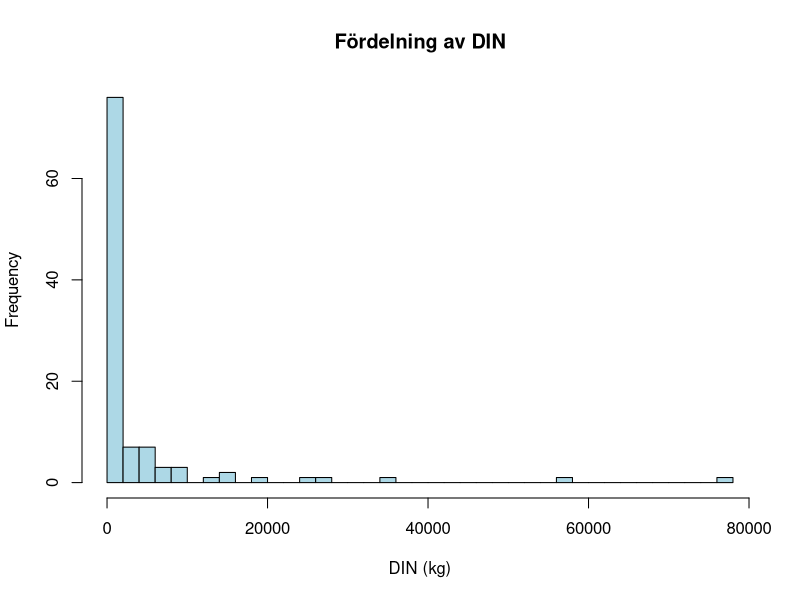
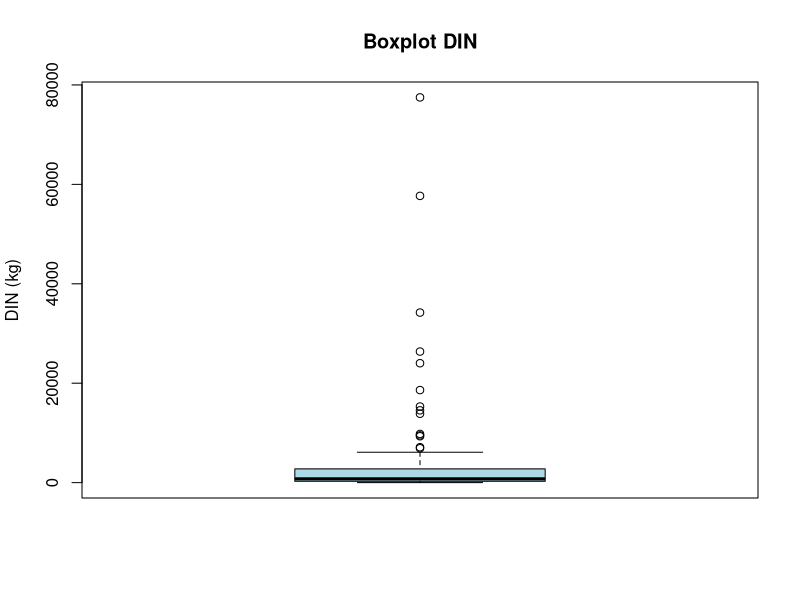
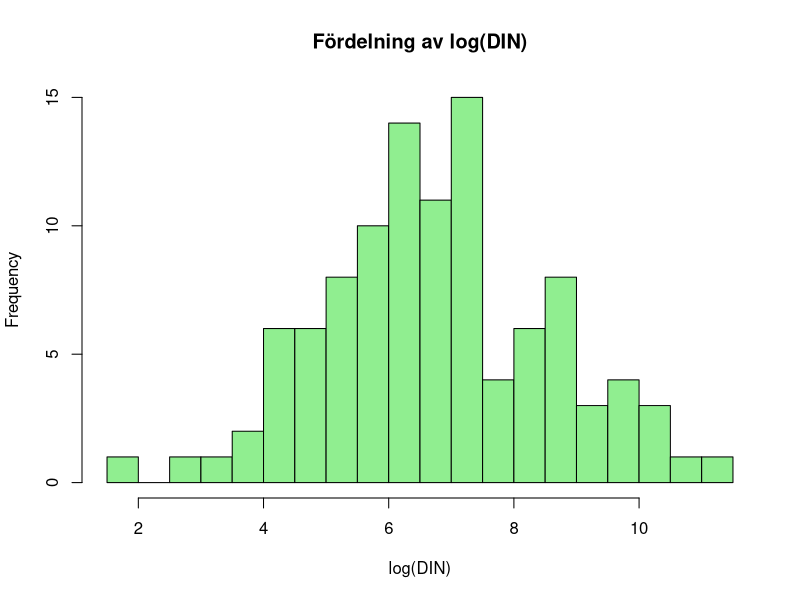
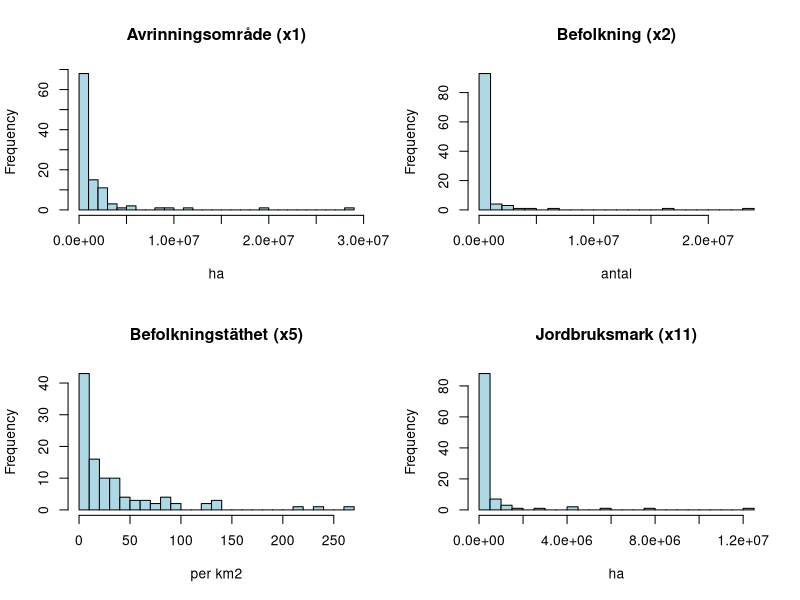
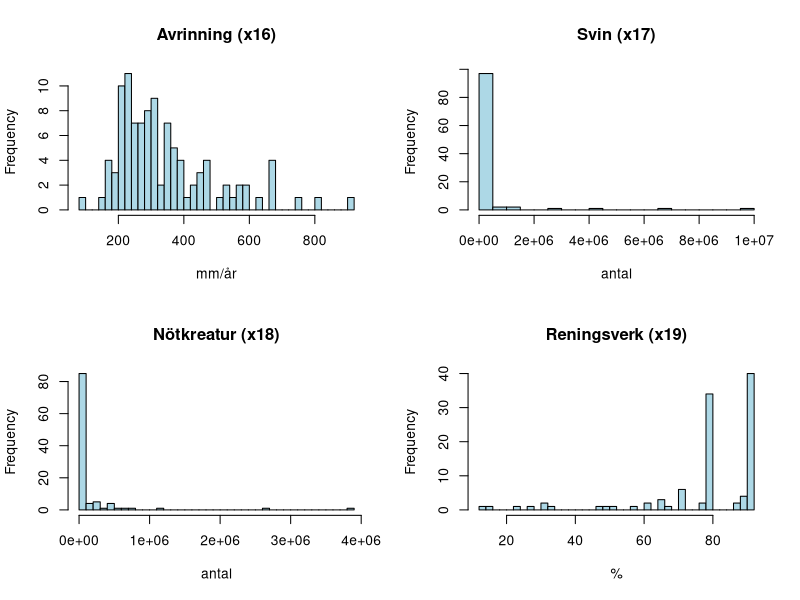
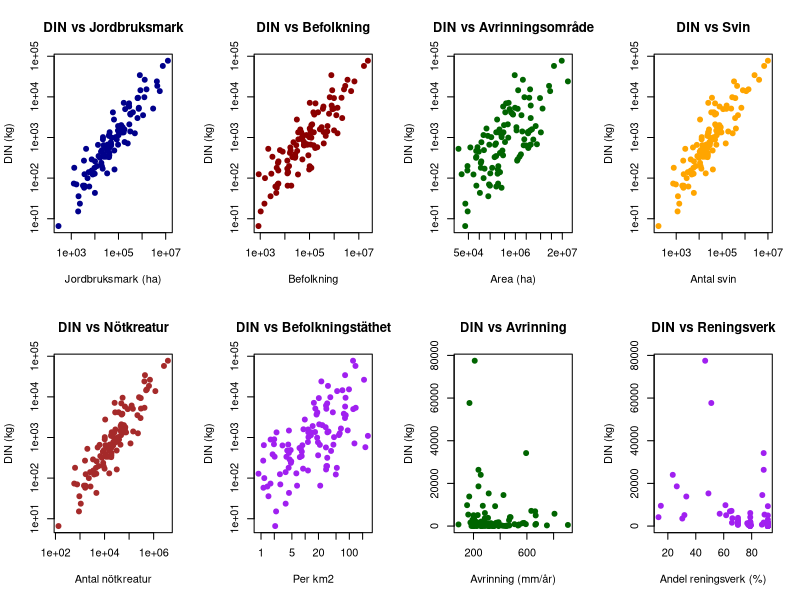
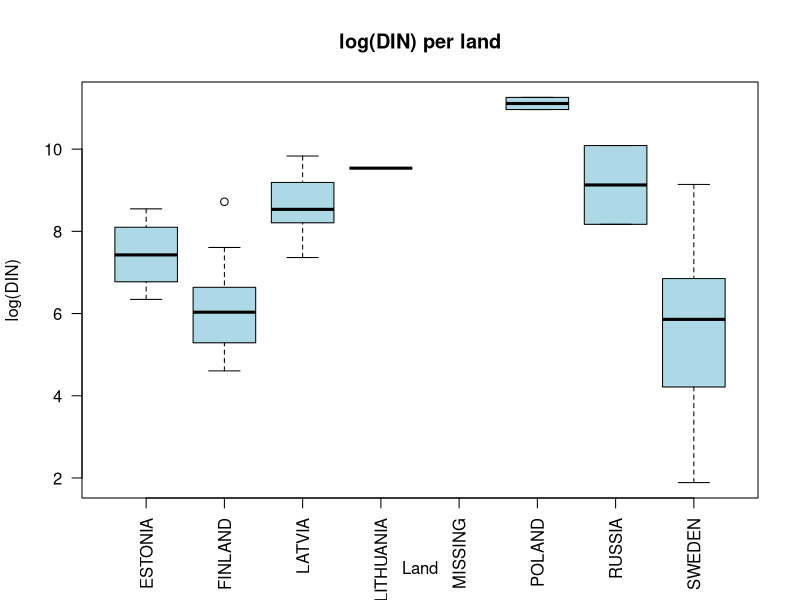

Here is the R script that generated these plots, in order: (Note: this script raises an error after producing the figures.)
## ---- chunk 1
knitr::opts_chunk$set(echo = TRUE)
## ---- chunk 2
din <- read.csv("A8_baltic_DIN.csv" , stringsAsFactors = TRUE)

din$Land <- as.factor(din$x20)
din$Land[din$Land == "MISSING"] <- NA

# Skapa loggade variabler
din$log_y   <- log(din$y)
din$log_x1  <- log(din$x1)
din$log_x2  <- log(din$x2)
din$log_x5  <- log(din$x5)
din$log_x11 <- log(din$x11 + 1)
din$log_x17 <- log(din$x17 + 1)
din$log_x18 <- log(din$x18 + 1)


dim(din)
summary(din)

dim(din)          # 105 rader, 22 kolumner
str(din)          # datatyper
head(din)         # första raderna


## ---- chunk 3
# Sammanfattning
summary(din$y)
sd(din$y)

# Histogram – originalskala
hist(din$y, breaks = 30,
     main = "Fördelning av DIN",
     xlab = "DIN (kg)", col = "lightblue")

# Boxplot
boxplot(din$y, main = "Boxplot DIN", ylab = "DIN (kg)", col = "lightblue")

# Histogram – log-skala (viktigt att kolla!)
hist(log(din$y), breaks = 30,
     main = "Fördelning av log(DIN)",
     xlab = "log(DIN)", col = "lightgreen")
## ---- chunk 4
par(mfrow = c(2, 2))

hist(din$x1, breaks = 30, main = "Avrinningsområde (x1)",
     xlab = "ha", col = "lightblue")
hist(din$x2, breaks = 30, main = "Befolkning (x2)",
     xlab = "antal", col = "lightblue")
hist(din$x5, breaks = 30, main = "Befolkningstäthet (x5)",
     xlab = "per km2", col = "lightblue")
hist(din$x11, breaks = 30, main = "Jordbruksmark (x11)",
     xlab = "ha", col = "lightblue")

par(mfrow = c(1, 1))
## ---- chunk 5
par(mfrow = c(2, 2))

hist(din$x16, breaks = 30, main = "Avrinning (x16)",
     xlab = "mm/år", col = "lightblue")
hist(din$x17, breaks = 30, main = "Svin (x17)",
     xlab = "antal", col = "lightblue")
hist(din$x18, breaks = 30, main = "Nötkreatur (x18)",
     xlab = "antal", col = "lightblue")
hist(din$x19, breaks = 30, main = "Reningsverk (x19)",
     xlab = "%", col = "lightblue")

par(mfrow = c(1, 1))
## ---- chunk 6
# STEG 5: Bivariata scatterplots

par(mfrow = c(2, 4))

# Starka kandidater (log-log)
plot(din$x11, din$y, log = "xy",
     main = "DIN vs Jordbruksmark",
     xlab = "Jordbruksmark (ha)", ylab = "DIN (kg)",
     pch = 19, col = "darkblue")

plot(din$x2, din$y, log = "xy",
     main = "DIN vs Befolkning",
     xlab = "Befolkning", ylab = "DIN (kg)",
     pch = 19, col = "darkred")

plot(din$x1, din$y, log = "xy",
     main = "DIN vs Avrinningsområde",
     xlab = "Area (ha)", ylab = "DIN (kg)",
     pch = 19, col = "darkgreen")

plot(din$x17, din$y, log = "xy",
     main = "DIN vs Svin",
     xlab = "Antal svin", ylab = "DIN (kg)",
     pch = 19, col = "orange")

plot(din$x18, din$y, log = "xy",
     main = "DIN vs Nötkreatur",
     xlab = "Antal nötkreatur", ylab = "DIN (kg)",
     pch = 19, col = "brown")

plot(din$x5, din$y, log = "xy",
     main = "DIN vs Befolkningstäthet",
     xlab = "Per km2", ylab = "DIN (kg)",
     pch = 19, col = "purple")

# Avrinning
plot(din$x16, din$y,
     main = "DIN vs Avrinning",
     xlab = "Avrinning (mm/år)", ylab = "DIN (kg)",
     pch = 19, col = "darkgreen")

# Reningsverk
plot(din$x19, din$y,
     main = "DIN vs Reningsverk",
     xlab = "Andel reningsverk (%)", ylab = "DIN (kg)",
     pch = 19, col = "purple")

par(mfrow = c(1, 1))
## ---- chunk 7
# Här gör jag korrelationsanalys för att se vilka variabler som korrelerar. Variabler med hög korrelation (t.ex. |r| > 0,7) är kandidater för modellen. Om två prediktorer korrelerar starkt med varandra → multikollinearitet (nämn för B)

# Numeriska variabler
num_vars <- din[, sapply(din, is.numeric)]
num_vars$id <- NULL

# Pearson-korrelation med y
cor_y <- cor(num_vars$y, num_vars, use = "pairwise.complete.obs")
sort(round(cor_y, 2), decreasing = TRUE)

# Spearman (rangkorrelation) – robust mot snedfördelning
cor_y_spear <- cor(num_vars$y, num_vars,
                   method = "spearman",
                   use = "pairwise.complete.obs")
sort(round(cor_y_spear, 2), decreasing = TRUE)

## ---- chunk 8
# Korrelationsmatris för ultvalda variabler.
vars_int <- c("y", "x1", "x2", "x5", "x11", "x16", "x17", "x18", "x19")
cor_mat <- cor(din[, vars_int], use = "pairwise.complete.obs")
round(cor_mat, 2)
## ---- chunk 9
# Boxplott per land
# Antal per land
table(din$Land, useNA = "ifany")

# Boxplot av log(DIN) per land
boxplot(log(y) ~ Land, data = din, las = 2,
        main = "log(DIN) per land",
        ylab = "log(DIN)", col = "lightblue")
## ---- chunk 10
# Spara som RDS (behåller faktorer och struktur)
saveRDS(din, file = "din_clean.rds")

write.csv(din, file = "din_clean.csv", row.names = FALSE)


## ---- chunk 11

library(car)      # vif()
library(lmtest)   # bptest(), dwtest()
library(MASS)     # step()

din <- read.csv("din_clean.csv", stringsAsFactors = TRUE)

## ---- chunk 12

mod_full <- lm(log_y ~ log_x1 + log_x2 + log_x5 + log_x11 +
                       log_x17 + log_x18 + x16 + x19,
                data = din)

summary(mod_full)
vif(mod_full)

## ---- chunk 13

mod_step <- step(mod_full, direction = "backward", trace = TRUE)
summary(mod_step)



## ---- chunk 14

mod2 <- update(mod_full, . ~ . - x19)
summary(mod2)
vif(mod2)

## ---- chunk 15

mod3 <- update(mod2, . ~ . - log_x5)
summary(mod3)
vif(mod3)


## ---- chunk 16

mod4 <- update(mod3, . ~ . - log_x1)
summary(mod4)
vif(mod4)



## ---- chunk 17





## ---- chunk 18





## ---- chunk 19





## ---- chunk 20





## ---- chunk 21





## ---- chunk 22





## ---- chunk 23





## ---- chunk 24





## ---- chunk 25





## ---- chunk 26





## ---- chunk 27





## ---- chunk 28





## ---- chunk 29





## ---- chunk 30
